Frame 1 (no input): blank canvas, image omitted
Frame 60 (no input): blank canvas, image omitted
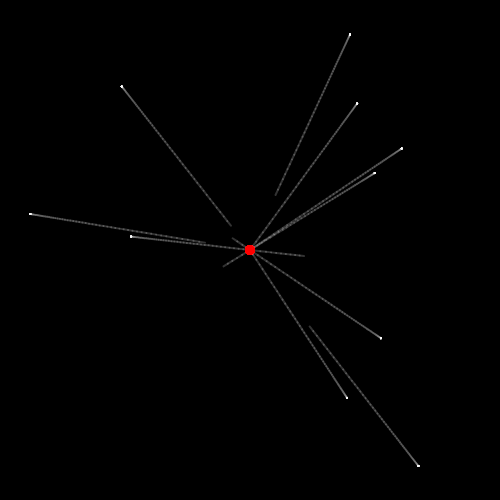
Frame 120 (the mouse pressed at the canvas centre since frame 60)

The p5.js sketch whose frames 1 and 60 were blank and that drew this single picture after the mouse press (run headless with seeded random() and noise() and a simulated clock; from frame 60 on, the mouse is pressed at the canvas centre):

// p5.js sketch
// ── sketch.js
var attractors=[];
var no_of_attractor=1;
var particles=[];
var no_of_particle=10;


function setup() {
	createCanvas(500,500);
	background(0);

	for(var i=0;i<no_of_particle;++i)
	particles.push(new Particle(random(width),random(height)));

	// for(var i=0;i<no_of_attractor;++i)
	// attractors.push(new Attractor(width/2,height/2));


}

function draw() {
//background(0);

for(var i=0;i<particles.length;++i)
								{for(var j=0;j<attractors.length;++j)
												{particles[i].attractedTo(attractors[j]);}
												particles[i].update();
												particles[i].show();
						}

for(var i=0;i<attractors.length;++i)
			attractors[i].show();



}

function mousePressed(){
	attractors.push(new Attractor(mouseX,mouseY));
}

// ── attractor.js
function Attractor(x,y){
  this.pos=createVector(x,y);

  this.show=function(){
  
    stroke(255,0,0);
    strokeWeight(10);
    point(this.pos.x,this.pos.y);

  }
}

// ── particle.js
function Particle(x,y)
{
    this.pos=createVector(x,y);
    this.prev=createVector(x,y);

    this.vel=createVector(0,0);
    //this.vel=p5.Vector.random2D();

                  //
    //this.vel.setMag(random(2,5));
    this.acc=createVector();


        this.update=function(){
                this.pos.add(this.vel);
                this.vel.add(this.acc);
                this.acc.mult(0);
          //this.vel.limit(10);
        }

        this.show=function(){

    			stroke(255,50);
    			strokeWeight(2);

          line(this.pos.x,this.pos.y,this.prev.x,this.prev.y);
        //  point(this.pos.x,this.pos.y);
          this.prev.x=this.pos.x;
          this.prev.y=this.pos.y;
        }


        this.attractedTo=function(target){



                  var force=p5.Vector.sub(target.pos,this.pos);

                   var dsquared=force.magSq();
                   dsquared=constrain(dsquared,100,500);
                   var G=50;
                   var strength=G/dsquared;

                   force.setMag(strength);
                   this.acc.add(force);
          }

  }
